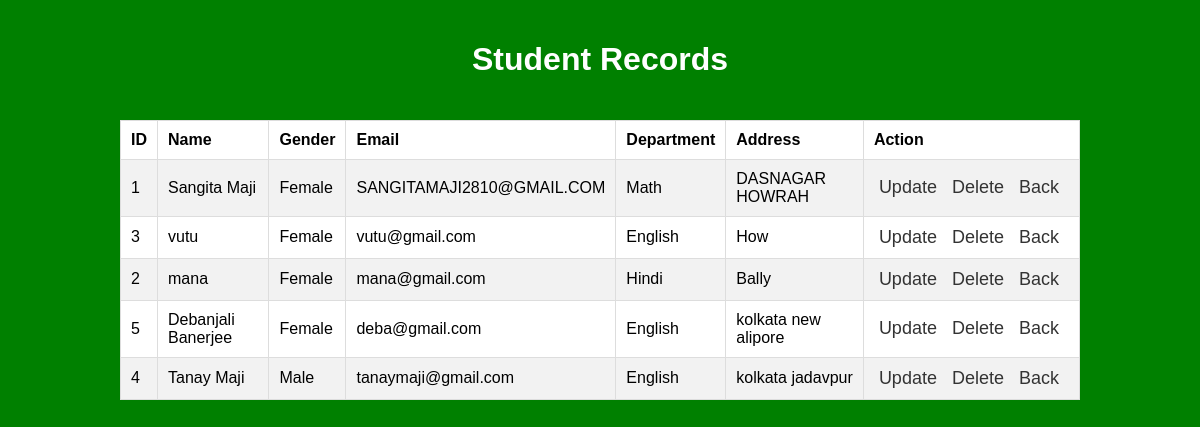
The page /view.php on the database its author committed.
### tables this page shows
CREATE TABLE IF NOT EXISTS `students` (
  `id` int NOT NULL AUTO_INCREMENT,
  `name` varchar(30) NOT NULL,
  `gender` varchar(6) NOT NULL,
  `email` varchar(50) NOT NULL,
  `department` varchar(30) NOT NULL,
  `address` varchar(30) NOT NULL,
  PRIMARY KEY (`id`)
);

### view.php (the view, shortened to what this page needs)
<!DOCTYPE html>
<html>
<head>
<body>
<div class="sample">
    <h1>Student Records</h1>
    <?php
    require_once("db.php");
    $stmt = $conn->prepare("SELECT * FROM students");
    $stmt->execute();
    $result = $stmt->get_result();
    if ($result->num_rows > 0) {
        echo "<table>";
        echo "<tr><th>ID</th><th>Name</th><th>Gender</th><th>Email</th><th>Department</th><th>Address</th><th>Action</th></tr>";
        while ($row = $result->fetch_assoc()) {
            echo "<tr>";
            echo "<td>" . $row["id"] . "</td>";
            echo "<td>" . $row["name"] . "</td>";
            echo "<td>" . $row["gender"] . "</td>";
            echo "<td>" . $row["email"] . "</td>";
            echo "<td>" . $row["department"] . "</td>";
            echo "<td>" . $row["address"] . "</td>";
            echo "<td class='action-links'>";
            echo "<a href='update.php?id=" . $row["id"] . "'><i class='fas fa-edit'></i>Update</a>";
            echo "<a href='delete.php?id=" . $row["id"] . "'><i class='fas fa-trash-alt'></i>Delete</a>";
             echo "<a href='index.php?id=" . $row["id"] . "'><i class='fas fa-trash-alt'></i>Back</a>";
            echo "</td>";
            echo "</tr>";
        }
        echo "</table>";
    } else {
        echo "No student records found.";
    }
    ?>
</div>
</body>
</html>

### view.php (style rules this page uses)
body { font-family: Arial, sans-serif; background-color: green; margin: 0; padding: 0; }
h1 { text-align: center; color: #fff; padding: 20px; }
table { width: 80%; margin: 20px auto; border-collapse: collapse; background-color: #fff; }
table, th, td { border: 1px solid #ddd; }
th, td { padding: 10px; text-align: left; }
tr:nth-child(even) { background-color: #f2f2f2; }
.action-links a { margin-right: 10px; text-decoration: none; color: #333; font-size: 18px; }

### rows shown on the page
students: id "1", name "Sangita Maji", gender "Female", email "SANGITAMAJI2810@GMAIL.COM", department "Math", address "DASNAGAR HOWRAH"
students: id "3", name "vutu", gender "Female", email "vutu@gmail.com", department "English", address "How"
students: id "2", name "mana", gender "Female", email "mana@gmail.com", department "Hindi", address "Bally"
students: id "5", name "Debanjali Banerjee", gender "Female", email "deba@gmail.com", department "English", address "kolkata new alipore"
students: id "4", name "Tanay Maji", gender "Male", email "tanaymaji@gmail.com", department "English", address "kolkata jadavpur"
